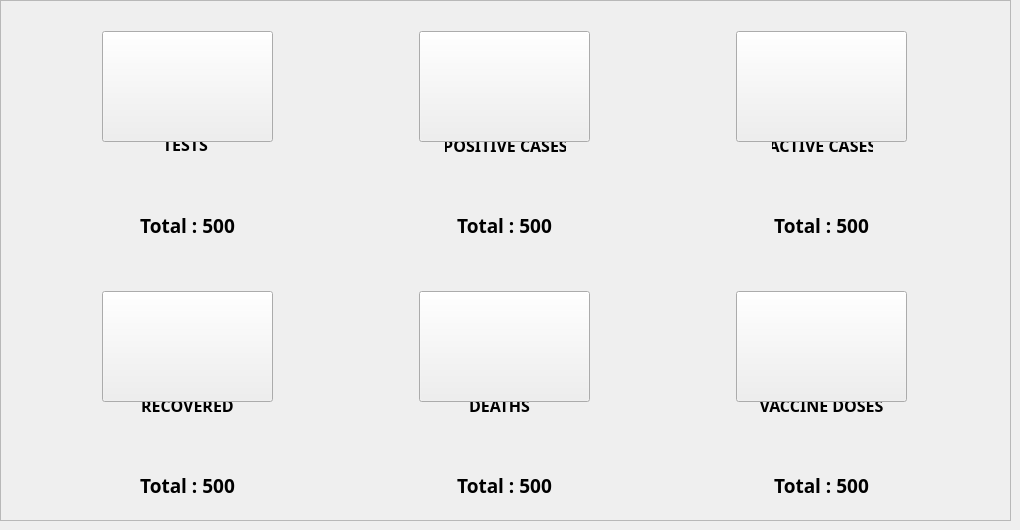
            <widget class="QWidget" name="tab">
             <attribute name="title">
              <string>Tab 1</string>
             </attribute>
             <widget class="QFrame" name="cardsFrame">
              <property name="geometry">
               <rect>
                <x>0</x>
                <y>0</y>
                <width>1011</width>
                <height>521</height>
               </rect>
              </property>
              <property name="sizePolicy">
               <sizepolicy hsizetype="Expanding" vsizetype="Preferred">
                <horstretch>0</horstretch>
                <verstretch>0</verstretch>
               </sizepolicy>
              </property>
              <property name="minimumSize">
               <size>
                <width>1000</width>
                <height>0</height>
               </size>
              </property>
              <property name="maximumSize">
               <size>
                <width>16777215</width>
                <height>550</height>
               </size>
              </property>
              <property name="frameShape">
               <enum>QFrame::StyledPanel</enum>
              </property>
              <property name="frameShadow">
               <enum>QFrame::Raised</enum>
              </property>
              <layout class="QGridLayout" name="gridLayout_3">
               <property name="leftMargin">
                <number>0</number>
               </property>
               <property name="topMargin">
                <number>0</number>
               </property>
               <property name="rightMargin">
                <number>0</number>
               </property>
               <property name="bottomMargin">
                <number>0</number>
               </property>
               <item row="0" column="0">
                <widget class="QWidget" name="card3" native="true">
                 <property name="minimumSize">
                  <size>
                   <width>250</width>
                   <height>250</height>
                  </size>
                 </property>
                 <property name="maximumSize">
                  <size>
                   <width>250</width>
                   <height>250</height>
                  </size>
                 </property>
                 <property name="cursor">
                  <cursorShape>ArrowCursor</cursorShape>
                 </property>
                 <widget class="QLabel" name="card3icon">
                  <property name="geometry">
                   <rect>
                    <x>40</x>
                    <y>25</y>
                    <width>170</width>
                    <height>150</height>
                   </rect>
                  </property>
                  <property name="minimumSize">
                   <size>
                    <width>0</width>
                    <height>0</height>
                   </size>
                  </property>
                  <property name="maximumSize">
                   <size>
                    <width>16777215</width>
                    <height>16777215</height>
                   </size>
                  </property>
                  <property name="text">
                   <string/>
                  </property>
                  <property name="scaledContents">
                   <bool>true</bool>
                  </property>
                 </widget>
                 <widget class="QLabel" name="label_24">
                  <property name="geometry">
                   <rect>
                    <x>90</x>
                    <y>130</y>
                    <width>67</width>
                    <height>19</height>
                   </rect>
                  </property>
                  <property name="font">
                   <font>
                    <family>Noto Sans</family>
                    <pointsize>12</pointsize>
                    <weight>75</weight>
                    <bold>true</bold>
                   </font>
                  </property>
                  <property name="text">
                   <string>TESTS</string>
                  </property>
                  <property name="alignment">
                   <set>Qt::AlignCenter</set>
                  </property>
                 </widget>
                 <widget class="QLabel" name="totalTestsLbl">
                  <property name="geometry">
                   <rect>
                    <x>30</x>
                    <y>210</y>
                    <width>191</width>
                    <height>20</height>
                   </rect>
                  </property>
                  <property name="font">
                   <font>
                    <family>Noto Sans</family>
                    <pointsize>14</pointsize>
                    <weight>75</weight>
                    <bold>true</bold>
                   </font>
                  </property>
                  <property name="text">
                   <string>Total : 500</string>
                  </property>
                  <property name="alignment">
                   <set>Qt::AlignCenter</set>
                  </property>
                 </widget>
                 <widget class="QPushButton" name="card1btn">
                  <property name="geometry">
                   <rect>
                    <x>40</x>
                    <y>26</y>
                    <width>171</width>
                    <height>111</height>
                   </rect>
                  </property>
                  <property name="text">
                   <string/>
                  </property>
                  <property name="icon">
                   <iconset resource="../resource.qrc">
                    <normaloff>:/iconCovid/icons/covid/blood-sample (1).png</normaloff>:/iconCovid/icons/covid/blood-sample (1).png</iconset>
                  </property>
                  <property name="iconSize">
                   <size>
                    <width>100</width>
                    <height>100</height>
                   </size>
                  </property>
                 </widget>
                </widget>
               </item>
               <item row="0" column="2">
                <widget class="QWidget" name="card1" native="true">
                 <property name="minimumSize">
                  <size>
                   <width>250</width>
                   <height>250</height>
                  </size>
                 </property>
                 <property name="maximumSize">
                  <size>
                   <width>250</width>
                   <height>250</height>
                  </size>
                 </property>
                 <property name="cursor">
                  <cursorShape>ArrowCursor</cursorShape>
                 </property>
                 <widget class="QLabel" name="label_33">
                  <property name="geometry">
                   <rect>
                    <x>180</x>
                    <y>50</y>
                    <width>100</width>
                    <height>100</height>
                   </rect>
                  </property>
                  <property name="minimumSize">
                   <size>
                    <width>100</width>
                    <height>100</height>
                   </size>
                  </property>
                  <property name="maximumSize">
                   <size>
                    <width>100</width>
                    <height>100</height>
                   </size>
                  </property>
                  <property name="text">
                   <string/>
                  </property>
                  <property name="pixmap">
                   <pixmap>:/icons/assets/icons/others/preferences.png</pixmap>
                  </property>
                  <property name="scaledContents">
                   <bool>true</bool>
                  </property>
                 </widget>
                 <widget class="QLabel" name="card1icon">
                  <property name="geometry">
                   <rect>
                    <x>40</x>
                    <y>25</y>
                    <width>170</width>
                    <height>150</height>
                   </rect>
                  </property>
                  <property name="text">
                   <string/>
                  </property>
                  <property name="scaledContents">
                   <bool>true</bool>
                  </property>
                 </widget>
                 <widget class="QLabel" name="label_34">
                  <property name="geometry">
                   <rect>
                    <x>76</x>
                    <y>130</y>
                    <width>101</width>
                    <height>20</height>
                   </rect>
                  </property>
                  <property name="font">
                   <font>
                    <family>Noto Sans</family>
                    <pointsize>12</pointsize>
                    <weight>75</weight>
                    <bold>true</bold>
                   </font>
                  </property>
                  <property name="text">
                   <string>ACTIVE CASES</string>
                  </property>
                  <property name="alignment">
                   <set>Qt::AlignCenter</set>
                  </property>
                 </widget>
                 <widget class="QLabel" name="totalActivesLbl">
                  <property name="geometry">
                   <rect>
                    <x>30</x>
                    <y>210</y>
                    <width>191</width>
                    <height>20</height>
                   </rect>
                  </property>
                  <property name="font">
                   <font>
                    <family>Noto Sans</family>
                    <pointsize>14</pointsize>
                    <weight>75</weight>
                    <bold>true</bold>
                   </font>
                  </property>
                  <property name="text">
                   <string>Total : 500</string>
                  </property>
                  <property name="alignment">
                   <set>Qt::AlignCenter</set>
                  </property>
                 </widget>
                 <widget class="QPushButton" name="card3btn">
                  <property name="geometry">
                   <rect>
                    <x>40</x>
                    <y>26</y>
                    <width>171</width>
                    <height>111</height>
                   </rect>
                  </property>
                  <property name="text">
                   <string/>
                  </property>
                  <property name="icon">
                   <iconset resource="../resource.qrc">
                    <normaloff>:/iconCovid/icons/covid/patient (4).png</normaloff>:/iconCovid/icons/covid/patient (4).png</iconset>
                  </property>
                  <property name="iconSize">
                   <size>
                    <width>100</width>
                    <height>100</height>
                   </size>
                  </property>
                 </widget>
                </widget>
               </item>
               <item row="1" column="1">
                <widget class="QWidget" name="card6" native="true">
                 <property name="minimumSize">
                  <size>
                   <width>250</width>
                   <height>250</height>
                  </size>
                 </property>
                 <property name="maximumSize">
                  <size>
                   <width>250</width>
                   <height>250</height>
                  </size>
                 </property>
                 <widget class="QLabel" name="card6icon">
                  <property name="geometry">
                   <rect>
                    <x>40</x>
                    <y>25</y>
                    <width>170</width>
                    <height>150</height>
                   </rect>
                  </property>
                  <property name="text">
                   <string/>
                  </property>
                  <property name="scaledContents">
                   <bool>true</bool>
                  </property>
                 </widget>
                 <widget class="QLabel" name="label_37">
                  <property name="geometry">
                   <rect>
                    <x>80</x>
                    <y>130</y>
                    <width>81</width>
                    <height>20</height>
                   </rect>
                  </property>
                  <property name="font">
                   <font>
                    <family>Noto Sans</family>
                    <pointsize>12</pointsize>
                    <weight>75</weight>
                    <bold>true</bold>
                   </font>
                  </property>
                  <property name="text">
                   <string>DEATHS</string>
                  </property>
                  <property name="alignment">
                   <set>Qt::AlignCenter</set>
                  </property>
                 </widget>
                 <widget class="QLabel" name="totalDeathsLbl">
                  <property name="geometry">
                   <rect>
                    <x>30</x>
                    <y>210</y>
                    <width>191</width>
                    <height>20</height>
                   </rect>
                  </property>
                  <property name="font">
                   <font>
                    <family>Noto Sans</family>
                    <pointsize>14</pointsize>
                    <weight>75</weight>
                    <bold>true</bold>
                   </font>
                  </property>
                  <property name="text">
                   <string>Total : 500</string>
                  </property>
                  <property name="alignment">
                   <set>Qt::AlignCenter</set>
                  </property>
                 </widget>
                 <widget class="QPushButton" name="card5btn">
                  <property name="geometry">
                   <rect>
                    <x>40</x>
                    <y>26</y>
                    <width>171</width>
                    <height>111</height>
                   </rect>
                  </property>
                  <property name="text">
                   <string/>
                  </property>
                  <property name="icon">
                   <iconset resource="../resource.qrc">
                    <normaloff>:/iconCovid/icons/covid/death (3).png</normaloff>:/iconCovid/icons/covid/death (3).png</iconset>
                  </property>
                  <property name="iconSize">
                   <size>
                    <width>100</width>
                    <height>100</height>
                   </size>
                  </property>
                 </widget>
                </widget>
               </item>
               <item row="1" column="2">
                <widget class="QWidget" name="card4" native="true">
                 <property name="minimumSize">
                  <size>
                   <width>250</width>
                   <height>250</height>
                  </size>
                 </property>
                 <property name="maximumSize">
                  <size>
                   <width>250</width>
                   <height>250</height>
                  </size>
                 </property>
                 <widget class="QLabel" name="card4icon">
                  <property name="geometry">
                   <rect>
                    <x>40</x>
                    <y>25</y>
                    <width>170</width>
                    <height>150</height>
                   </rect>
                  </property>
                  <property name="text">
                   <string/>
                  </property>
                  <property name="scaledContents">
                   <bool>true</bool>
                  </property>
                 </widget>
                 <widget class="QLabel" name="label_40">
                  <property name="geometry">
                   <rect>
                    <x>50</x>
                    <y>130</y>
                    <width>151</width>
                    <height>20</height>
                   </rect>
                  </property>
                  <property name="font">
                   <font>
                    <family>Noto Sans</family>
                    <pointsize>12</pointsize>
                    <weight>75</weight>
                    <bold>true</bold>
                   </font>
                  </property>
                  <property name="text">
                   <string>VACCINE DOSES</string>
                  </property>
                  <property name="alignment">
                   <set>Qt::AlignCenter</set>
                  </property>
                 </widget>
                 <widget class="QLabel" name="totalDosesLbl">
                  <property name="geometry">
                   <rect>
                    <x>30</x>
                    <y>210</y>
                    <width>191</width>
                    <height>20</height>
                   </rect>
                  </property>
                  <property name="font">
                   <font>
                    <family>Noto Sans</family>
                    <pointsize>14</pointsize>
                    <weight>75</weight>
                    <bold>true</bold>
                   </font>
                  </property>
                  <property name="text">
                   <string>Total : 500</string>
                  </property>
                  <property name="alignment">
                   <set>Qt::AlignCenter</set>
                  </property>
                 </widget>
                 <widget class="QPushButton" name="card6btn">
                  <property name="geometry">
                   <rect>
                    <x>40</x>
                    <y>26</y>
                    <width>171</width>
                    <height>111</height>
                   </rect>
                  </property>
                  <property name="text">
                   <string/>
                  </property>
                  <property name="icon">
                   <iconset resource="../resource.qrc">
                    <normaloff>:/iconCovid/icons/covid/vaccine (3).png</normaloff>:/iconCovid/icons/covid/vaccine (3).png</iconset>
                  </property>
                  <property name="iconSize">
                   <size>
                    <width>100</width>
                    <height>100</height>
                   </size>
                  </property>
                 </widget>
                </widget>
               </item>
               <item row="0" column="1">
                <widget class="QWidget" name="card2" native="true">
                 <property name="minimumSize">
                  <size>
                   <width>250</width>
                   <height>250</height>
                  </size>
                 </property>
                 <property name="maximumSize">
                  <size>
                   <width>250</width>
                   <height>250</height>
                  </size>
                 </property>
                 <property name="cursor">
                  <cursorShape>ArrowCursor</cursorShape>
                 </property>
                 <widget class="QLabel" name="card2icon">
                  <property name="geometry">
                   <rect>
                    <x>40</x>
                    <y>25</y>
                    <width>170</width>
                    <height>150</height>
                   </rect>
                  </property>
                  <property name="text">
                   <string/>
                  </property>
                  <property name="scaledContents">
                   <bool>true</bool>
                  </property>
                 </widget>
                 <widget class="QLabel" name="label_43">
                  <property name="geometry">
                   <rect>
                    <x>66</x>
                    <y>130</y>
                    <width>121</width>
                    <height>20</height>
                   </rect>
                  </property>
                  <property name="font">
                   <font>
                    <family>Noto Sans</family>
                    <pointsize>12</pointsize>
                    <weight>75</weight>
                    <bold>true</bold>
                   </font>
                  </property>
                  <property name="text">
                   <string>POSITIVE CASES</string>
                  </property>
                  <property name="alignment">
                   <set>Qt::AlignCenter</set>
                  </property>
                 </widget>
                 <widget class="QLabel" name="totalPositivesLbl">
                  <property name="geometry">
                   <rect>
                    <x>30</x>
                    <y>210</y>
                    <width>191</width>
                    <height>20</height>
                   </rect>
                  </property>
                  <property name="font">
                   <font>
                    <family>Noto Sans</family>
                    <pointsize>14</pointsize>
                    <weight>75</weight>
                    <bold>true</bold>
                   </font>
                  </property>
                  <property name="text">
                   <string>Total : 500</string>
                  </property>
                  <property name="alignment">
                   <set>Qt::AlignCenter</set>
                  </property>
                 </widget>
                 <widget class="QPushButton" name="card2btn">
                  <property name="geometry">
                   <rect>
                    <x>40</x>
                    <y>26</y>
                    <width>171</width>
                    <height>111</height>
                   </rect>
                  </property>
                  <property name="text">
                   <string/>
                  </property>
                  <property name="icon">
                   <iconset resource="../resource.qrc">
                    <normaloff>:/iconCovid/icons/covid/report.png</normaloff>:/iconCovid/icons/covid/report.png</iconset>
                  </property>
                  <property name="iconSize">
                   <size>
                    <width>100</width>
                    <height>100</height>
                   </size>
                  </property>
                 </widget>
                </widget>
               </item>
               <item row="1" column="0">
                <widget class="QWidget" name="card5" native="true">
                 <property name="minimumSize">
                  <size>
                   <width>250</width>
                   <height>250</height>
                  </size>
                 </property>
                 <property name="maximumSize">
                  <size>
                   <width>250</width>
                   <height>250</height>
                  </size>
                 </property>
                 <widget class="QLabel" name="card5icon">
                  <property name="geometry">
                   <rect>
                    <x>40</x>
                    <y>25</y>
                    <width>170</width>
                    <height>150</height>
                   </rect>
                  </property>
                  <property name="text">
                   <string/>
                  </property>
                  <property name="scaledContents">
                   <bool>true</bool>
                  </property>
                 </widget>
                 <widget class="QLabel" name="label_46">
                  <property name="geometry">
                   <rect>
                    <x>60</x>
                    <y>130</y>
                    <width>131</width>
                    <height>20</height>
                   </rect>
                  </property>
                  <property name="font">
                   <font>
                    <family>Noto Sans</family>
                    <pointsize>12</pointsize>
                    <weight>75</weight>
                    <bold>true</bold>
                   </font>
                  </property>
                  <property name="text">
                   <string>RECOVERED</string>
                  </property>
                  <property name="alignment">
                   <set>Qt::AlignCenter</set>
                  </property>
                 </widget>
                 <widget class="QLabel" name="totalRecoverecLbl">
                  <property name="geometry">
                   <rect>
                    <x>30</x>
                    <y>210</y>
                    <width>191</width>
                    <height>20</height>
                   </rect>
                  </property>
                  <property name="font">
                   <font>
                    <family>Noto Sans</family>
                    <pointsize>14</pointsize>
                    <weight>75</weight>
                    <bold>true</bold>
                   </font>
                  </property>
                  <property name="text">
                   <string>Total : 500</string>
                  </property>
                  <property name="alignment">
                   <set>Qt::AlignCenter</set>
                  </property>
                 </widget>
                 <widget class="QPushButton" name="card4btn">
                  <property name="geometry">
                   <rect>
                    <x>40</x>
                    <y>26</y>
                    <width>171</width>
                    <height>111</height>
                   </rect>
                  </property>
                  <property name="text">
                   <string/>
                  </property>
                  <property name="icon">
                   <iconset resource="../resource.qrc">
                    <normaloff>:/iconCovid/icons/covid/patient (2).png</normaloff>:/iconCovid/icons/covid/patient (2).png</iconset>
                  </property>
                  <property name="iconSize">
                   <size>
                    <width>100</width>
                    <height>100</height>
                   </size>
                  </property>
                 </widget>
                </widget>
               </item>
              </layout>
             </widget>
            </widget>
